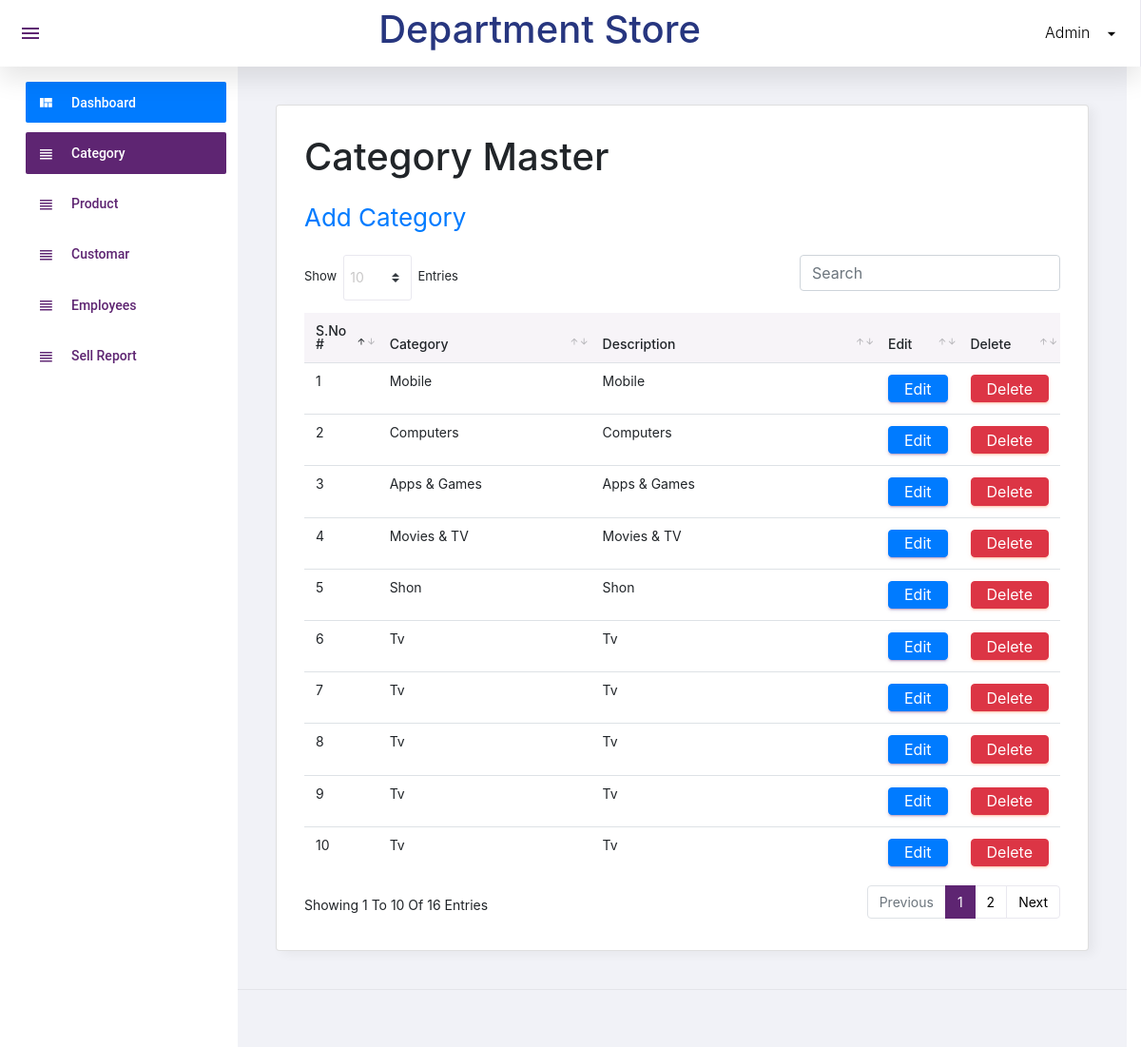
Screenshot of /admin/category.php (signed in) with the database file from the repository.
### tables this page shows
CREATE TABLE `category` (
  `id` int(11) NOT NULL,
  `cat_name` varchar(250) NOT NULL,
  `description` varchar(250) NOT NULL,
  `add_date` timestamp NOT NULL DEFAULT current_timestamp() ON UPDATE current_timestamp()
);

### admin/category.php (the view, shortened to what this page needs)
<?php
include('top.php');
?>
  <div class="card">
            <div class="card-body">
              <h1 class="grid_title">Category Master</h1>
			  <a href="addcategory.php" class="add_link">Add Category</a>
              <div class="row grid_box">
                <div class="col-12">
                  <div class="table-responsive">
                    <table id="order-listing" class="table">
                      <thead>
                        <tr>
                            <th width="10%">S.No #</th>
                            <th width="30%">Category</th>
                            <th width="50%">description</th>
                             <th width="30%">edit</th>
                             <th width="30%">delete</th>
                        </tr>
                      </thead>
                      <tbody>
                      <?php
                        include"database.inc.php";
                        $query="select * from category";
                        $data=mysqli_query($con,$query);
                        $i=0;
                        while($res=mysqli_fetch_assoc($data))
                        {
                          $name=$res["cat_name"];
                          $id=$res["id"];
                          $desc=$res["description"];
                          $i++;
                          echo"
                            <tr>
                            <td>$i</td>
                            <td>$name</td>
                            <td>$desc</td>
                            <td><a href='editcategory.php?id=$id'class='btn btn-primary'>edit</a></td>
                          <td><a href='deletecategory.php?id=$id'class='btn btn-danger'>delete</a></td>
                            </tr>
                          ";
                        }
                        ?>
                      </tbody>
                    </table>
                  </div>
				</div>
              </div>
            </div>
          </div>
<?php include('footer.php');?>

### admin/top.php (style rules this page uses)
* { text-transform: capitalize; }

### admin/category.php (style rules this page uses)
* { text-transform: capitalize; }

### rows the page displays
category: cat_name "Mobile", description "Mobile"
category: cat_name "Computers", description "Computers"
category: cat_name "Apps & Games", description "Apps & Games"
category: cat_name "Movies & TV", description "Movies & TV"
category: cat_name "Shon", description "Shon"
category: cat_name "Tv", description "Tv"
category: cat_name "Tv", description "Tv"
category: cat_name "Tv", description "Tv"
category: cat_name "Tv", description "Tv"
category: cat_name "Tv", description "Tv"
